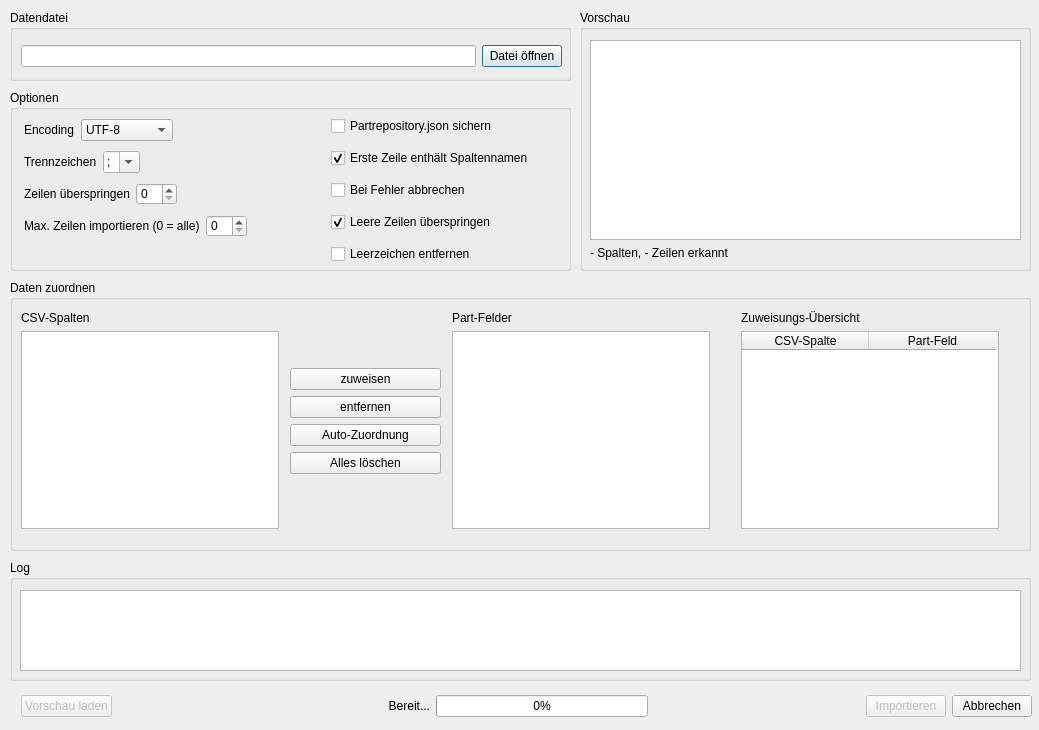
<?xml version="1.0" encoding="UTF-8"?>
<ui version="4.0">
 <class>ImportDataDialog</class>
 <widget class="QDialog" name="ImportDataDialog">
  <property name="geometry">
   <rect>
    <x>0</x>
    <y>0</y>
    <width>1039</width>
    <height>730</height>
   </rect>
  </property>
  <property name="windowTitle">
   <string>Daten importieren</string>
  </property>
  <widget class="QGroupBox" name="grp_DataFile">
   <property name="geometry">
    <rect>
     <x>10</x>
     <y>10</y>
     <width>561</width>
     <height>71</height>
    </rect>
   </property>
   <property name="title">
    <string>Datendatei</string>
   </property>
   <widget class="QWidget" name="">
    <property name="geometry">
     <rect>
      <x>11</x>
      <y>30</y>
      <width>541</width>
      <height>33</height>
     </rect>
    </property>
    <layout class="QHBoxLayout" name="horizontalLayout_5">
     <item>
      <widget class="QLineEdit" name="edt_ImportFileName">
       <property name="readOnly">
        <bool>true</bool>
       </property>
      </widget>
     </item>
     <item>
      <widget class="QPushButton" name="btn_BrowseCsv">
       <property name="text">
        <string>Datei öffnen</string>
       </property>
      </widget>
     </item>
    </layout>
   </widget>
  </widget>
  <widget class="QGroupBox" name="grp_AssignData">
   <property name="geometry">
    <rect>
     <x>10</x>
     <y>280</y>
     <width>1021</width>
     <height>271</height>
    </rect>
   </property>
   <property name="title">
    <string>Daten zuordnen</string>
   </property>
   <widget class="QWidget" name="">
    <property name="geometry">
     <rect>
      <x>442</x>
      <y>31</y>
      <width>258</width>
      <height>218</height>
     </rect>
    </property>
    <layout class="QVBoxLayout" name="verticalLayout_5">
     <item>
      <widget class="QLabel" name="lbl_PartFields">
       <property name="text">
        <string>Part-Felder</string>
       </property>
      </widget>
     </item>
     <item>
      <widget class="QListWidget" name="lst_PartFields">
       <property name="dragEnabled">
        <bool>false</bool>
       </property>
      </widget>
     </item>
    </layout>
   </widget>
   <widget class="QWidget" name="">
    <property name="geometry">
     <rect>
      <x>11</x>
      <y>31</y>
      <width>258</width>
      <height>218</height>
     </rect>
    </property>
    <layout class="QVBoxLayout" name="verticalLayout_4">
     <item>
      <widget class="QLabel" name="lbl_SourceHeaders">
       <property name="text">
        <string>CSV-Spalten</string>
       </property>
      </widget>
     </item>
     <item>
      <widget class="QListWidget" name="lst_CsvColumns">
       <property name="dragEnabled">
        <bool>true</bool>
       </property>
      </widget>
     </item>
    </layout>
   </widget>
   <widget class="QWidget" name="">
    <property name="geometry">
     <rect>
      <x>731</x>
      <y>31</y>
      <width>258</width>
      <height>218</height>
     </rect>
    </property>
    <layout class="QVBoxLayout" name="verticalLayout_6">
     <item>
      <widget class="QLabel" name="lbl_PartFields_2">
       <property name="text">
        <string>Zuweisungs-Übersicht</string>
       </property>
      </widget>
     </item>
     <item>
      <widget class="QTableWidget" name="tbl_Mapping">
       <property name="editTriggers">
        <set>QAbstractItemView::EditTrigger::NoEditTriggers</set>
       </property>
       <property name="selectionMode">
        <enum>QAbstractItemView::SelectionMode::SingleSelection</enum>
       </property>
       <property name="selectionBehavior">
        <enum>QAbstractItemView::SelectionBehavior::SelectRows</enum>
       </property>
       <attribute name="horizontalHeaderDefaultSectionSize">
        <number>127</number>
       </attribute>
       <attribute name="horizontalHeaderStretchLastSection">
        <bool>false</bool>
       </attribute>
       <attribute name="verticalHeaderStretchLastSection">
        <bool>false</bool>
       </attribute>
       <column>
        <property name="text">
         <string>CSV-Spalte</string>
        </property>
       </column>
       <column>
        <property name="text">
         <string>Part-Feld</string>
        </property>
       </column>
      </widget>
     </item>
    </layout>
   </widget>
   <widget class="QWidget" name="">
    <property name="geometry">
     <rect>
      <x>280</x>
      <y>30</y>
      <width>151</width>
      <height>221</height>
     </rect>
    </property>
    <layout class="QVBoxLayout" name="verticalLayout_3">
     <item>
      <spacer name="verticalSpacer_3">
       <property name="orientation">
        <enum>Qt::Orientation::Vertical</enum>
       </property>
       <property name="sizeHint" stdset="0">
        <size>
         <width>20</width>
         <height>10</height>
        </size>
       </property>
      </spacer>
     </item>
     <item>
      <widget class="QPushButton" name="btn_MapToField">
       <property name="text">
        <string>zuweisen</string>
       </property>
      </widget>
     </item>
     <item>
      <widget class="QPushButton" name="btn_Unmap">
       <property name="text">
        <string>entfernen</string>
       </property>
      </widget>
     </item>
     <item>
      <widget class="QPushButton" name="btn_AutoMap">
       <property name="text">
        <string>Auto-Zuordnung</string>
       </property>
      </widget>
     </item>
     <item>
      <widget class="QPushButton" name="btn_ClearMapping">
       <property name="text">
        <string>Alles löschen</string>
       </property>
      </widget>
     </item>
     <item>
      <spacer name="verticalSpacer_2">
       <property name="orientation">
        <enum>Qt::Orientation::Vertical</enum>
       </property>
       <property name="sizeHint" stdset="0">
        <size>
         <width>20</width>
         <height>57</height>
        </size>
       </property>
      </spacer>
     </item>
    </layout>
   </widget>
  </widget>
  <widget class="QGroupBox" name="grp_Options">
   <property name="geometry">
    <rect>
     <x>10</x>
     <y>90</y>
     <width>561</width>
     <height>181</height>
    </rect>
   </property>
   <property name="title">
    <string>Optionen</string>
   </property>
   <widget class="QWidget" name="">
    <property name="geometry">
     <rect>
      <x>321</x>
      <y>20</y>
      <width>231</width>
      <height>161</height>
     </rect>
    </property>
    <layout class="QVBoxLayout" name="verticalLayout_2">
     <property name="sizeConstraint">
      <enum>QLayout::SizeConstraint::SetDefaultConstraint</enum>
     </property>
     <item>
      <widget class="QCheckBox" name="chb_BackupJSON">
       <property name="text">
        <string>Partrepository.json sichern</string>
       </property>
      </widget>
     </item>
     <item>
      <widget class="QCheckBox" name="chb_HasHeader">
       <property name="text">
        <string>Erste Zeile enthält Spaltennamen</string>
       </property>
       <property name="checked">
        <bool>true</bool>
       </property>
      </widget>
     </item>
     <item>
      <widget class="QCheckBox" name="chb_StopOnError">
       <property name="text">
        <string>Bei Fehler abbrechen</string>
       </property>
      </widget>
     </item>
     <item>
      <widget class="QCheckBox" name="chb_SkipEmptyRows">
       <property name="text">
        <string>Leere Zeilen überspringen</string>
       </property>
       <property name="checked">
        <bool>true</bool>
       </property>
      </widget>
     </item>
     <item>
      <widget class="QCheckBox" name="chb_TrimWhitespace">
       <property name="text">
        <string>Leerzeichen entfernen</string>
       </property>
      </widget>
     </item>
    </layout>
   </widget>
   <widget class="QWidget" name="">
    <property name="geometry">
     <rect>
      <x>14</x>
      <y>61</y>
      <width>293</width>
      <height>22</height>
     </rect>
    </property>
    <layout class="QHBoxLayout" name="horizontalLayout_2">
     <item>
      <widget class="QLabel" name="lbl_Delimiter">
       <property name="text">
        <string>Trennzeichen</string>
       </property>
      </widget>
     </item>
     <item>
      <widget class="QComboBox" name="cbb_Delimiter">
       <property name="editable">
        <bool>true</bool>
       </property>
       <property name="insertPolicy">
        <enum>QComboBox::InsertPolicy::NoInsert</enum>
       </property>
       <property name="sizeAdjustPolicy">
        <enum>QComboBox::SizeAdjustPolicy::AdjustToContents</enum>
       </property>
       <item>
        <property name="text">
         <string>;</string>
        </property>
       </item>
       <item>
        <property name="text">
         <string>,</string>
        </property>
       </item>
       <item>
        <property name="text">
         <string>\t</string>
        </property>
       </item>
      </widget>
     </item>
     <item>
      <spacer name="horizontalSpacer_2">
       <property name="orientation">
        <enum>Qt::Orientation::Horizontal</enum>
       </property>
       <property name="sizeHint" stdset="0">
        <size>
         <width>40</width>
         <height>20</height>
        </size>
       </property>
      </spacer>
     </item>
    </layout>
   </widget>
   <widget class="QWidget" name="">
    <property name="geometry">
     <rect>
      <x>14</x>
      <y>93</y>
      <width>293</width>
      <height>22</height>
     </rect>
    </property>
    <layout class="QHBoxLayout" name="horizontalLayout_3">
     <item>
      <widget class="QLabel" name="lbl_SkipRows">
       <property name="text">
        <string>Zeilen überspringen</string>
       </property>
      </widget>
     </item>
     <item>
      <widget class="QSpinBox" name="spn_SkipRows">
       <property name="baseSize">
        <size>
         <width>16</width>
         <height>16</height>
        </size>
       </property>
      </widget>
     </item>
     <item>
      <spacer name="horizontalSpacer_3">
       <property name="orientation">
        <enum>Qt::Orientation::Horizontal</enum>
       </property>
       <property name="sizeHint" stdset="0">
        <size>
         <width>40</width>
         <height>20</height>
        </size>
       </property>
      </spacer>
     </item>
    </layout>
   </widget>
   <widget class="QWidget" name="">
    <property name="geometry">
     <rect>
      <x>14</x>
      <y>29</y>
      <width>293</width>
      <height>22</height>
     </rect>
    </property>
    <layout class="QHBoxLayout" name="horizontalLayout">
     <item>
      <widget class="QLabel" name="lbl_Encoding">
       <property name="text">
        <string>Encoding</string>
       </property>
      </widget>
     </item>
     <item>
      <widget class="QComboBox" name="cbb_Encoding">
       <item>
        <property name="text">
         <string>UTF-8</string>
        </property>
       </item>
       <item>
        <property name="text">
         <string>ISO-8859-1</string>
        </property>
       </item>
      </widget>
     </item>
     <item>
      <spacer name="horizontalSpacer">
       <property name="orientation">
        <enum>Qt::Orientation::Horizontal</enum>
       </property>
       <property name="sizeHint" stdset="0">
        <size>
         <width>40</width>
         <height>20</height>
        </size>
       </property>
      </spacer>
     </item>
    </layout>
   </widget>
   <widget class="QWidget" name="">
    <property name="geometry">
     <rect>
      <x>14</x>
      <y>125</y>
      <width>293</width>
      <height>22</height>
     </rect>
    </property>
    <layout class="QHBoxLayout" name="horizontalLayout_4">
     <item>
      <widget class="QLabel" name="lbl_MaxRows">
       <property name="text">
        <string>Max. Zeilen importieren (0 = alle)</string>
       </property>
      </widget>
     </item>
     <item>
      <widget class="QSpinBox" name="spn_MaxRows">
       <property name="sizePolicy">
        <sizepolicy hsizetype="Preferred" vsizetype="Fixed">
         <horstretch>0</horstretch>
         <verstretch>0</verstretch>
        </sizepolicy>
       </property>
       <property name="baseSize">
        <size>
         <width>16</width>
         <height>16</height>
        </size>
       </property>
      </widget>
     </item>
     <item>
      <spacer name="horizontalSpacer_4">
       <property name="orientation">
        <enum>Qt::Orientation::Horizontal</enum>
       </property>
       <property name="sizeHint" stdset="0">
        <size>
         <width>40</width>
         <height>20</height>
        </size>
       </property>
      </spacer>
     </item>
    </layout>
   </widget>
  </widget>
  <widget class="QGroupBox" name="grp_Preview">
   <property name="geometry">
    <rect>
     <x>580</x>
     <y>10</y>
     <width>451</width>
     <height>261</height>
    </rect>
   </property>
   <property name="title">
    <string>Vorschau</string>
   </property>
   <widget class="QWidget" name="">
    <property name="geometry">
     <rect>
      <x>10</x>
      <y>30</y>
      <width>431</width>
      <height>220</height>
     </rect>
    </property>
    <layout class="QVBoxLayout" name="verticalLayout_7">
     <item>
      <widget class="QTableView" name="tbl_Preview"/>
     </item>
     <item>
      <widget class="QLabel" name="lbl_PreviewInfo">
       <property name="text">
        <string>- Spalten, - Zeilen erkannt</string>
       </property>
      </widget>
     </item>
    </layout>
   </widget>
  </widget>
  <widget class="QGroupBox" name="groupBox">
   <property name="geometry">
    <rect>
     <x>10</x>
     <y>560</y>
     <width>1021</width>
     <height>121</height>
    </rect>
   </property>
   <property name="title">
    <string>Log</string>
   </property>
   <widget class="QPlainTextEdit" name="txt_Log">
    <property name="geometry">
     <rect>
      <x>10</x>
      <y>30</y>
      <width>1001</width>
      <height>81</height>
     </rect>
    </property>
   </widget>
  </widget>
  <widget class="QWidget" name="">
   <property name="geometry">
    <rect>
     <x>21</x>
     <y>690</y>
     <width>1011</width>
     <height>32</height>
    </rect>
   </property>
   <layout class="QHBoxLayout" name="horizontalLayout_6">
    <item>
     <widget class="QPushButton" name="btn_LoadPreview">
      <property name="enabled">
       <bool>false</bool>
      </property>
      <property name="text">
       <string>Vorschau laden</string>
      </property>
     </widget>
    </item>
    <item>
     <spacer name="horizontalSpacer_5">
      <property name="orientation">
       <enum>Qt::Orientation::Horizontal</enum>
      </property>
      <property name="sizeHint" stdset="0">
       <size>
        <width>30</width>
        <height>20</height>
       </size>
      </property>
     </spacer>
    </item>
    <item>
     <widget class="QLabel" name="lbl_ImportStatus">
      <property name="minimumSize">
       <size>
        <width>100</width>
        <height>0</height>
       </size>
      </property>
      <property name="text">
       <string>Bereit...</string>
      </property>
      <property name="alignment">
       <set>Qt::AlignmentFlag::AlignRight|Qt::AlignmentFlag::AlignTrailing|Qt::AlignmentFlag::AlignVCenter</set>
      </property>
     </widget>
    </item>
    <item>
     <widget class="QProgressBar" name="prg_Import">
      <property name="value">
       <number>0</number>
      </property>
     </widget>
    </item>
    <item>
     <spacer name="horizontalSpacer_6">
      <property name="orientation">
       <enum>Qt::Orientation::Horizontal</enum>
      </property>
      <property name="sizeHint" stdset="0">
       <size>
        <width>40</width>
        <height>20</height>
       </size>
      </property>
     </spacer>
    </item>
    <item>
     <widget class="QPushButton" name="btn_StartImport">
      <property name="enabled">
       <bool>false</bool>
      </property>
      <property name="text">
       <string>Importieren</string>
      </property>
     </widget>
    </item>
    <item>
     <widget class="QPushButton" name="btn_Close">
      <property name="focusPolicy">
       <enum>Qt::FocusPolicy::StrongFocus</enum>
      </property>
      <property name="text">
       <string>Abbrechen</string>
      </property>
     </widget>
    </item>
   </layout>
  </widget>
 </widget>
 <tabstops>
  <tabstop>edt_ImportFileName</tabstop>
  <tabstop>btn_BrowseCsv</tabstop>
  <tabstop>cbb_Encoding</tabstop>
  <tabstop>cbb_Delimiter</tabstop>
  <tabstop>spn_SkipRows</tabstop>
  <tabstop>chb_BackupJSON</tabstop>
  <tabstop>chb_HasHeader</tabstop>
  <tabstop>chb_SkipEmptyRows</tabstop>
  <tabstop>chb_StopOnError</tabstop>
  <tabstop>chb_TrimWhitespace</tabstop>
  <tabstop>spn_MaxRows</tabstop>
  <tabstop>lst_CsvColumns</tabstop>
  <tabstop>btn_MapToField</tabstop>
  <tabstop>btn_Unmap</tabstop>
  <tabstop>btn_AutoMap</tabstop>
  <tabstop>btn_ClearMapping</tabstop>
  <tabstop>lst_PartFields</tabstop>
  <tabstop>tbl_Mapping</tabstop>
  <tabstop>txt_Log</tabstop>
  <tabstop>btn_LoadPreview</tabstop>
  <tabstop>tbl_Preview</tabstop>
  <tabstop>btn_StartImport</tabstop>
  <tabstop>btn_Close</tabstop>
 </tabstops>
 <resources/>
 <connections/>
</ui>
